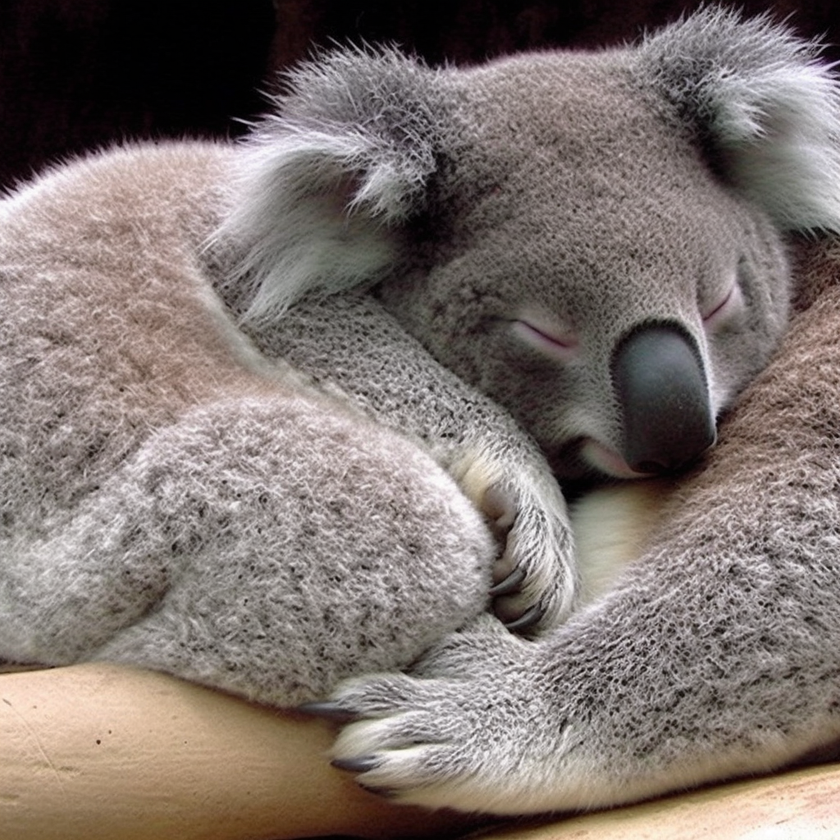
#> input picture Exercise2_1/test/ai/105_midjourney_34.png, 840 x 840 px, shrunk from 1024 x 1024 before the run; its folder holds only this picture in this run
$ jupyter execute --allow-errors Exercise2_1.ipynb   (older library calls are emulated)
#> lines starting #> are read from the running program, lines starting #| are printed output that depends on the picture; after the words box and inside, x2 and y2 are one past the last pixel; in counts of white or black regions, pixels touching at a corner belong together
### Dependencies for the process

[cell 1]
import os
import numpy as np
import pandas as pd
from PIL import Image
import cv2
from scipy.fft import fft2, fftshift
from scipy.stats import kurtosis
from skimage.feature import graycomatrix, graycoprops
from sklearn.model_selection import StratifiedKFold, cross_val_predict
from sklearn.ensemble import RandomForestClassifier
from sklearn.metrics import classification_report, confusion_matrix, precision_recall_fscore_support
import shap

### Extraction of the features

[cell 2]
def two_simple_features(image_path):
    img = Image.open(image_path).convert("RGB")
    gray = np.array(img.convert("L"))
    mean_intensity = float(gray.mean())
    gray_f = gray.astype(np.float32) / 255.0
    gx = cv2.Sobel(gray_f, ddepth=cv2.CV_32F, dx=1, dy=0, ksize=3)
    gy = cv2.Sobel(gray_f, ddepth=cv2.CV_32F, dx=0, dy=1, ksize=3)
    mag = np.sqrt(gx**2 + gy**2)
    thresh = 0.2
    edges = (mag > thresh).astype(np.uint8)
    edge_density = float(edges.mean())
    return mean_intensity, edge_density

# --- FFT features ---

def extract_fft_features(image_path):
    img = Image.open(image_path).convert("L")
    arr = np.array(img, dtype=np.float32)
    f = np.abs(fftshift(fft2(arr)))
    f = f / np.sum(f)
    h, w = f.shape
    cy, cx = h // 2, w // 2
    y, x = np.indices((h, w))
    r = np.sqrt((x - cx)**2 + (y - cy)**2).astype(int)
    radial_mean = np.bincount(r.ravel(), f.ravel()) / np.bincount(r.ravel())
    freqs = np.arange(len(radial_mean))
    valid = (radial_mean > 0)
    slope = np.polyfit(np.log(freqs[valid] + 1), np.log(radial_mean[valid]), 1)[0]
    spectral_flatness = np.exp(np.mean(np.log(radial_mean[valid]))) / np.mean(radial_mean[valid])
    hf_ratio = np.sum(radial_mean[-len(radial_mean)//3:]) / np.sum(radial_mean)
    return {"spectral_slope": slope, "spectral_flatness": spectral_flatness, "high_freq_ratio": hf_ratio}

# --- Color Features ---

def extract_color_features(image_path):
    img = cv2.imread(image_path)
    img = cv2.cvtColor(img, cv2.COLOR_BGR2RGB)
    r, g, b = img[:,:,0].ravel(), img[:,:,1].ravel(), img[:,:,2].ravel()
    corr_rg = np.corrcoef(r,g)[0,1]
    corr_rb = np.corrcoef(r,b)[0,1]
    corr_gb = np.corrcoef(g,b)[0,1]
    ycrcb = cv2.cvtColor(img, cv2.COLOR_RGB2YCrCb)
    cb, cr = ycrcb[:,:,2].ravel(), ycrcb[:,:,1].ravel()
    kurt_cb = kurtosis(cb)
    kurt_cr = kurtosis(cr)
    lap_cb = cv2.Laplacian(ycrcb[:,:,2], cv2.CV_64F).ravel()
    lap_cr = cv2.Laplacian(ycrcb[:,:,1], cv2.CV_64F).ravel()
    kurt_lap_cb = kurtosis(lap_cb)
    kurt_lap_cr = kurtosis(lap_cr)
    return {
        "corr_rg": corr_rg, "corr_rb": corr_rb, "corr_gb": corr_gb,
        "kurt_cb": kurt_cb, "kurt_cr": kurt_cr,
        "kurt_lap_cb": kurt_lap_cb, "kurt_lap_cr": kurt_lap_cr
    }

# --- Texture (GLCM) ---

def extract_glcm_features(image_path):
    img = Image.open(image_path).convert("L")
    gray = np.array(img, dtype=np.uint8)
    gray_q = (gray / 4).astype(np.uint8)
    distances = [1,2,4]
    angles = [0, np.pi/4, np.pi/2, 3*np.pi/4]
    glcm = graycomatrix(gray_q, distances=distances, angles=angles, levels=64, symmetric=True, normed=True)
    feats = {}
    for prop in ["contrast","homogeneity","energy","correlation"]:
        feats[prop] = graycoprops(glcm, prop).mean()
    return feats

# --- Combined function ---

def extract_all_features(image_path):
    base_f = {}
    base_f["mean_intensity"], base_f["edge_density"] = two_simple_features(image_path)
#> in two_simple_features, img is the input picture: PIL image 840x840 RGB; mean R, G, B 126.6, 115.9, 111.3
#> in two_simple_features, `gray = np.array(img.convert("L"))`:
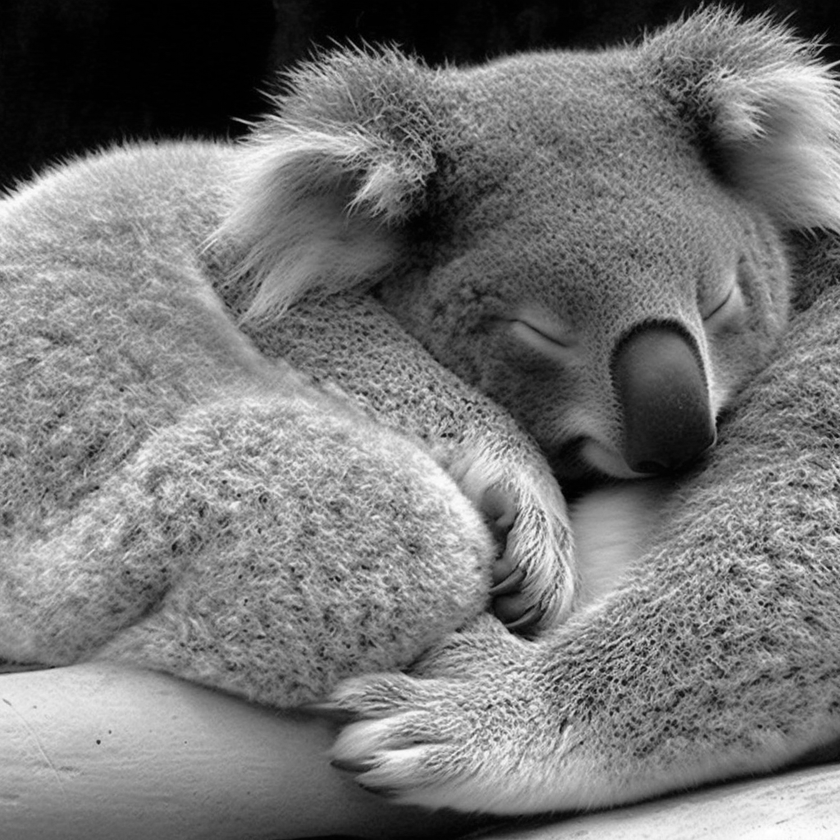
#> gray: shape (840, 840); min 0, max 255, mean 118.6
#> in two_simple_features, `mean_intensity = float(gray.mean())`: mean_intensity = 118.6
#> in two_simple_features, `gx = cv2.Sobel(gray_f, ddepth=cv2.CV_32F, dx=1, dy=0, ksize=3)`:
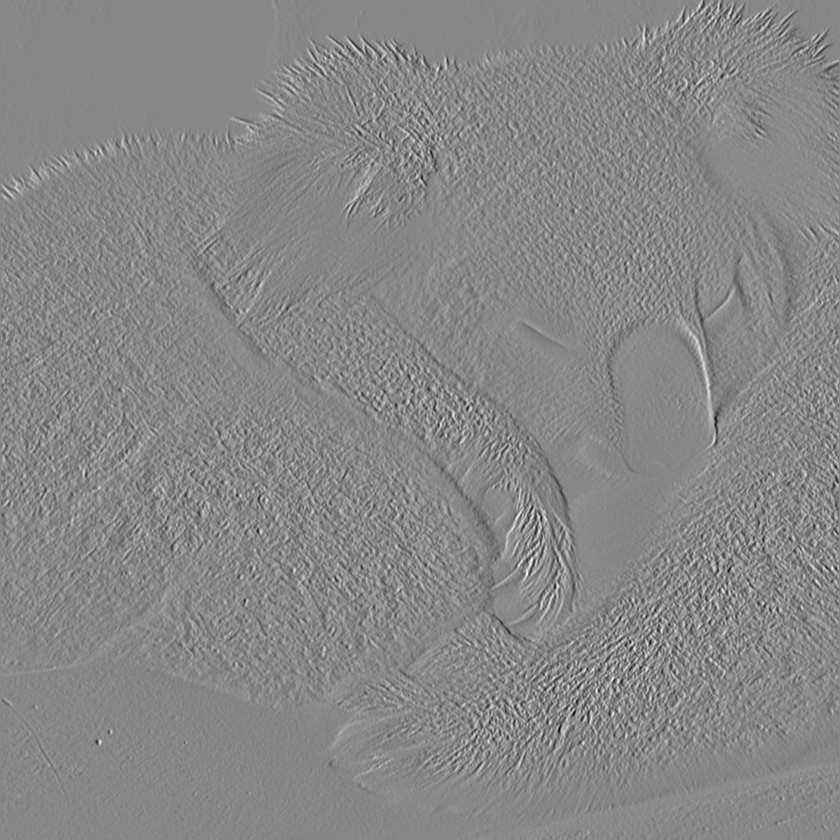
#> gx: shape (840, 840) float32; min -2.55, max 2.24, mean 0.00011; drawn with min black and max white
#> in two_simple_features, `gy = cv2.Sobel(gray_f, ddepth=cv2.CV_32F, dx=0, dy=1, ksize=3)`:
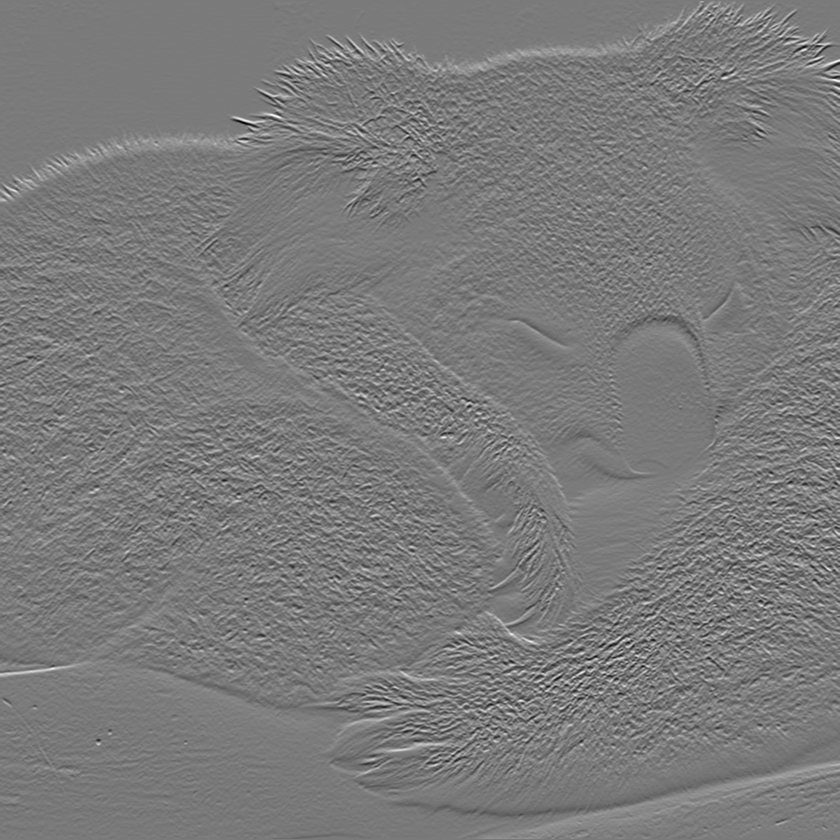
#> gy: shape (840, 840) float32; min -2.53, max 2.73, mean 0.00422; drawn with min black and max white
#> in two_simple_features, `mag = np.sqrt(gx**2 + gy**2)`:
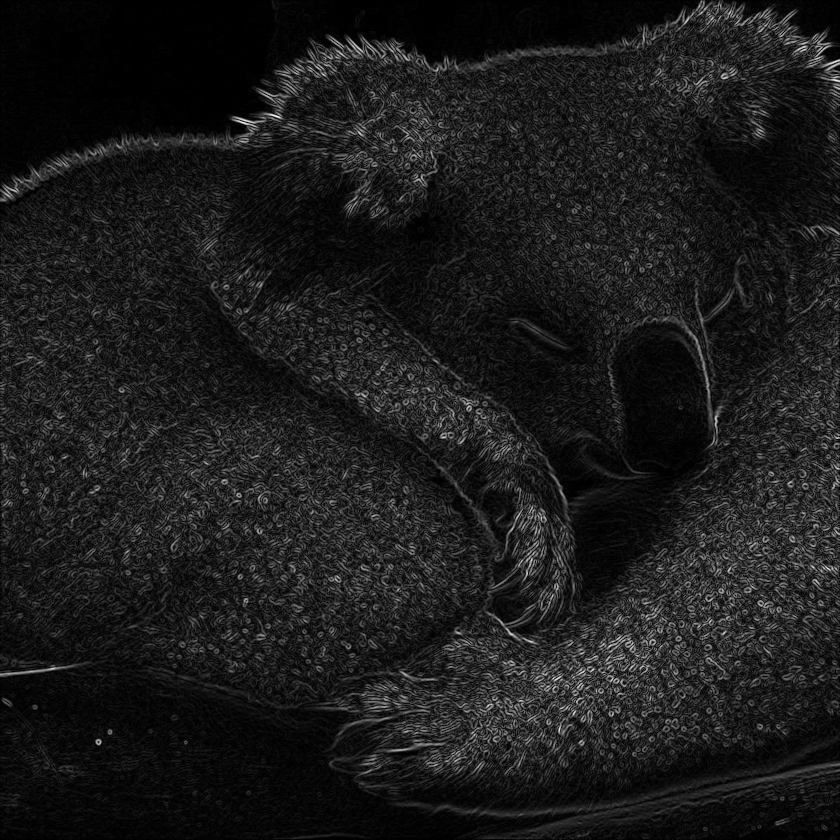
#> mag: shape (840, 840) float32; min 0, max 2.86, mean 0.313; drawn with min black and max white
#> in two_simple_features, `edges = (mag > thresh).astype(np.uint8)`:
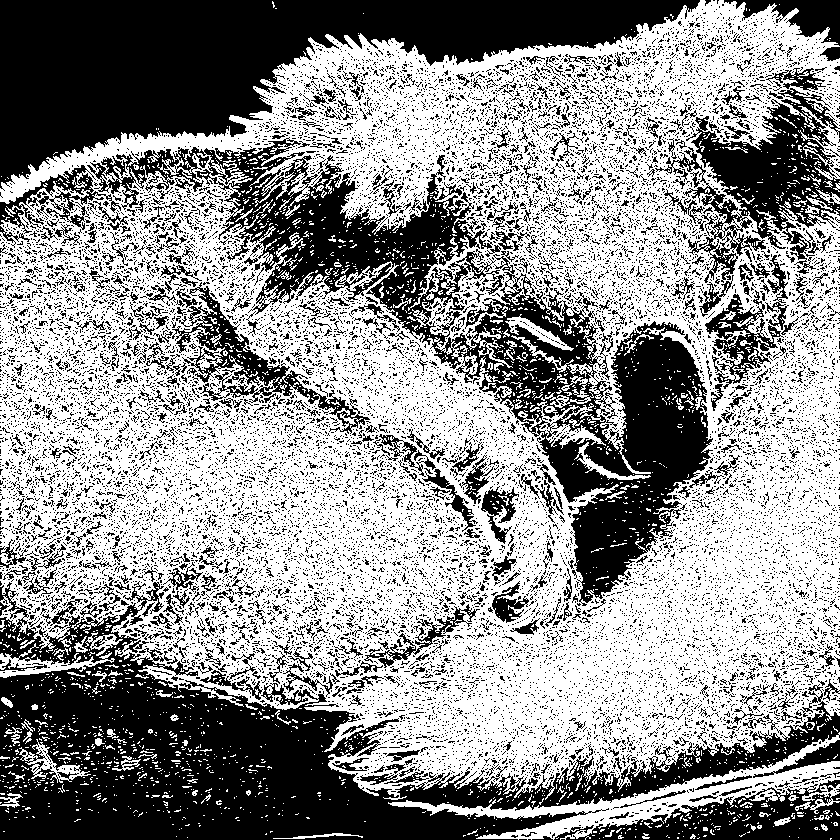
#> edges: shape (840, 840); values 0 (black) and 1 (white), 57.1% white; 18905 black regions (18267 under 20 px), largest, box (x1, y1, x2, y2) and area: (0, 581, 840, 840) 70657, (0, 0, 700, 191) 57810, (87, 137, 713, 606) 56321
#> in two_simple_features, `edge_density = float(edges.mean())`: edge_density = 0.571
    fft_f = extract_fft_features(image_path)
#> in extract_fft_features, `radial_mean = np.bincount(r.ravel(), f.ravel()) / np.bincount(r.ravel())`: radial_mean = 594 values, max 0.0119 at index 0, min 2.7e-08 at index 592, mean 2.8e-05
#> in extract_fft_features, `freqs = np.arange(len(radial_mean))`: freqs = 594 values from 0 to 593
#> in extract_fft_features, `slope = np.polyfit(np.log(freqs[valid] + 1), np.log(radial_mean[valid]..`: slope = -1.92
#> in extract_fft_features, `spectral_flatness = np.exp(np.mean(np.log(radial_mean[valid]))) / np.m..`: spectral_flatness = 0.028
#> in extract_fft_features, `hf_ratio = np.sum(radial_mean[-len(radial_mean)//3:]) / np.sum(radial_..`: hf_ratio = 0.00124
#> fft_f = {'spectral_slope': -1.92, 'spectral_flatness': 0.028, 'high_freq_ratio': 0.00124}
    color_f = extract_color_features(image_path)
#> in extract_color_features, `corr_rg = np.corrcoef(r,g)[0,1]`: corr_rg = 0.991
#> in extract_color_features, `corr_rb = np.corrcoef(r,b)[0,1]`: corr_rb = 0.965
#> in extract_color_features, `corr_gb = np.corrcoef(g,b)[0,1]`: corr_gb = 0.987
#> in extract_color_features, `ycrcb = cv2.cvtColor(img, cv2.COLOR_RGB2YCrCb)`: ycrcb: shape (840, 840, 3); mean of channels 0, 1, 2 118.6, 133.7, 123.9
#> in extract_color_features, `kurt_cb = kurtosis(cb)`: kurt_cb = 2.47
#> in extract_color_features, `kurt_cr = kurtosis(cr)`: kurt_cr = 0.61
#> in extract_color_features, `kurt_lap_cb = kurtosis(lap_cb)`: kurt_lap_cb = 0.6
#> in extract_color_features, `kurt_lap_cr = kurtosis(lap_cr)`: kurt_lap_cr = 0.861
#> color_f = {'corr_rg': 0.991, 'corr_rb': 0.965, 'corr_gb': 0.987, 'kurt_cb': 2.47, 'kurt_cr': 0.61, 'kurt_lap_cb': 0.6, 'kurt_lap_cr': 0.861}
    glcm_f = extract_glcm_features(image_path)
#> in extract_glcm_features, `gray_q = (gray / 4).astype(np.uint8)`:
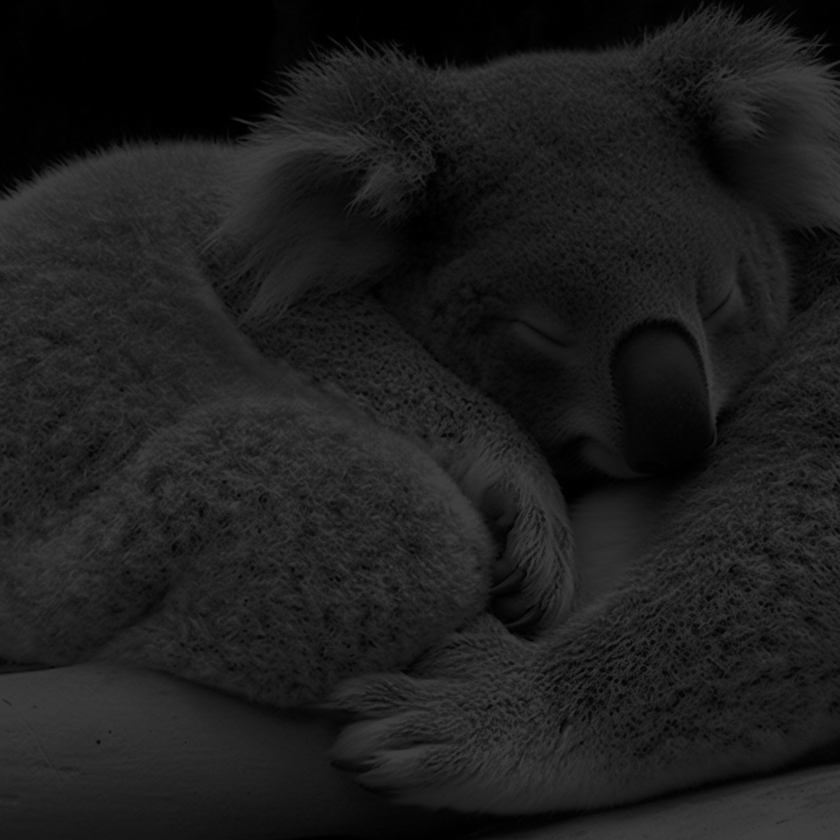
#> gray_q: shape (840, 840); min 0, max 63, mean 29.3
#> after the loop in extract_glcm_features, `for prop in ["contrast","homogeneity","energy","correlation"]:`: feats = {'contrast': 28.64, 'homogeneity': 0.344, 'energy': 0.0595, 'correlation': 0.936}
#> glcm_f has the same summary as feats in extract_glcm_features
#> `feats = extract_all_features(path)`: feats = 16 items
    all_f = {**base_f, **fft_f, **color_f, **glcm_f}
    return all_f

### Image loading

[cell 3]
rows = []

#> (the rest of this cell did not finish here and is left out)
